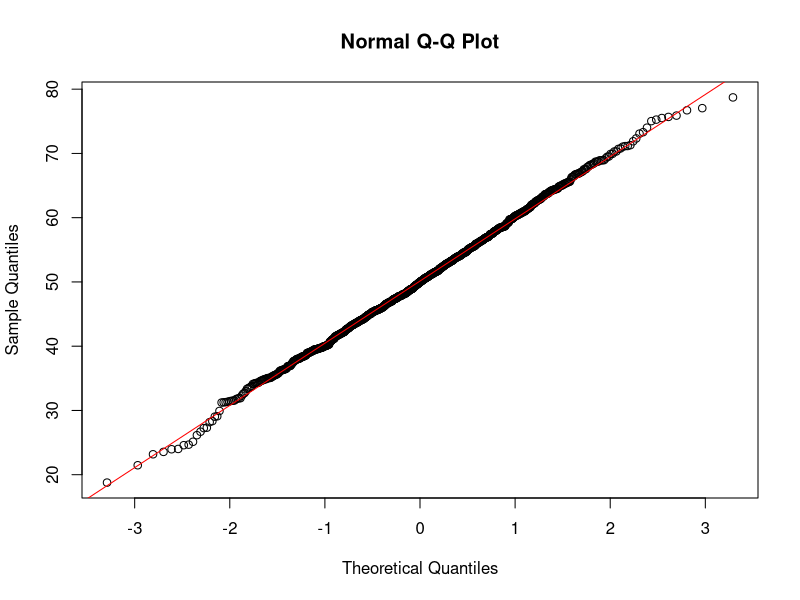
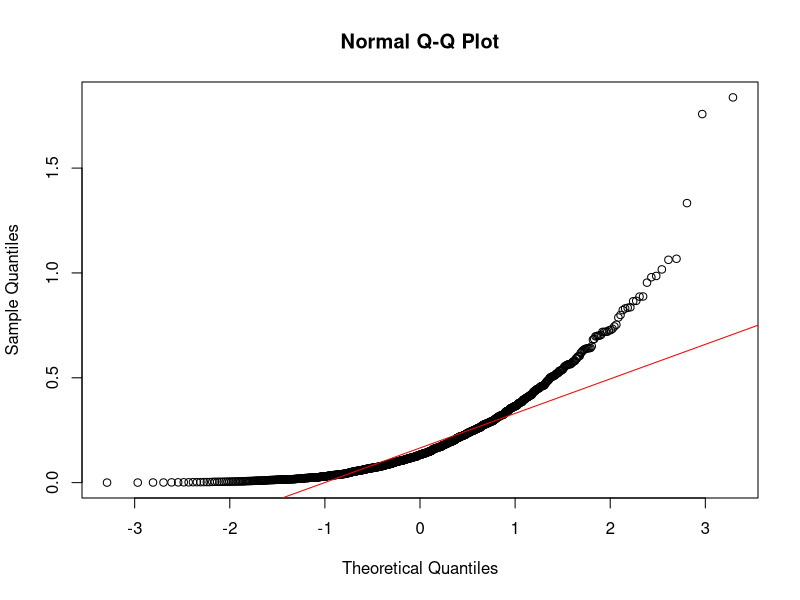
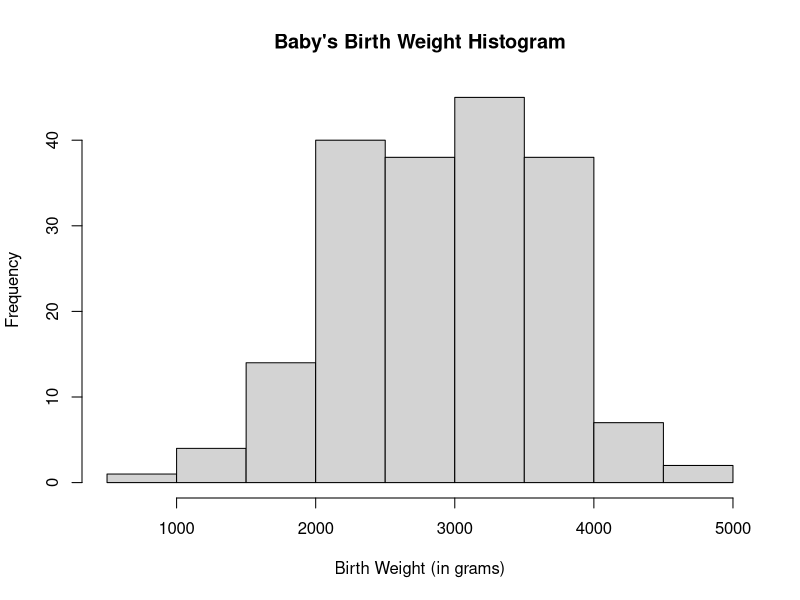
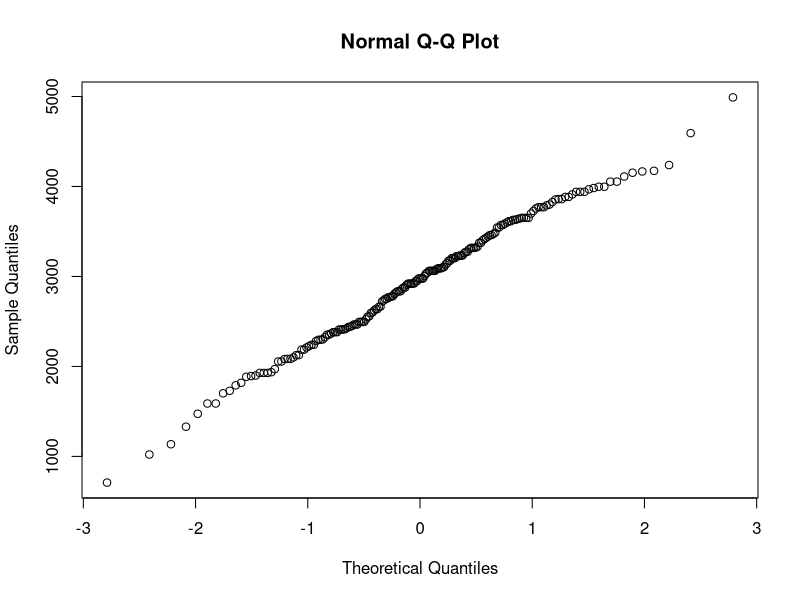
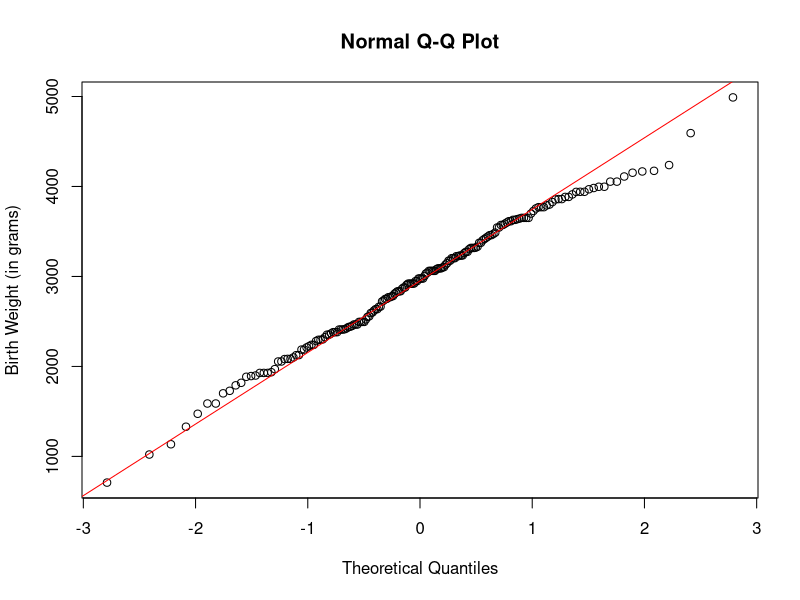
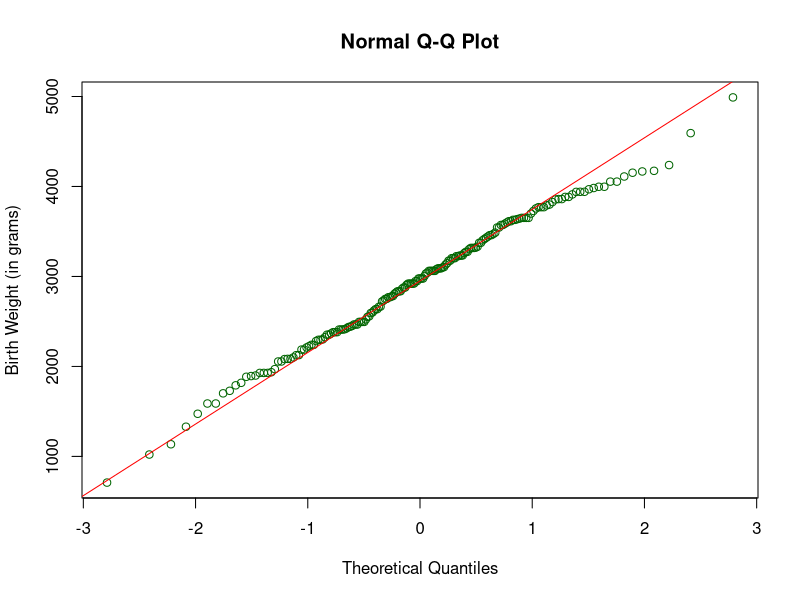
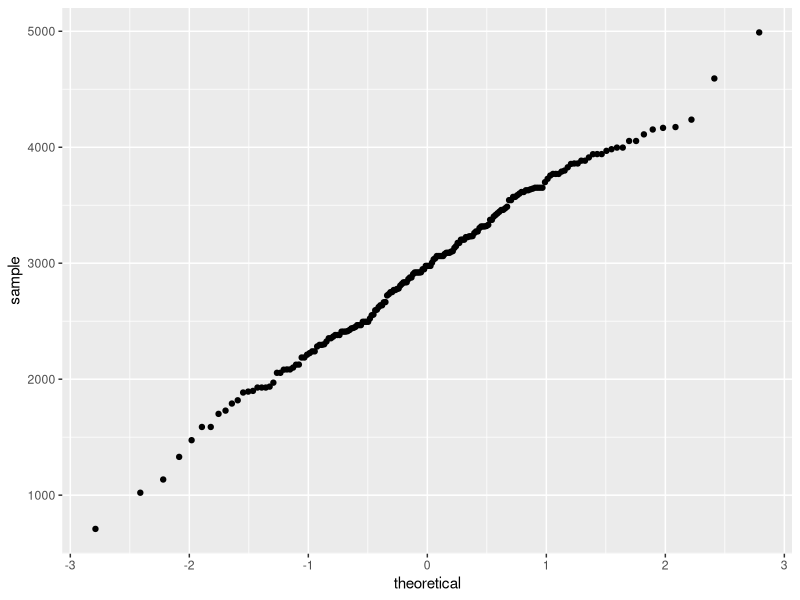
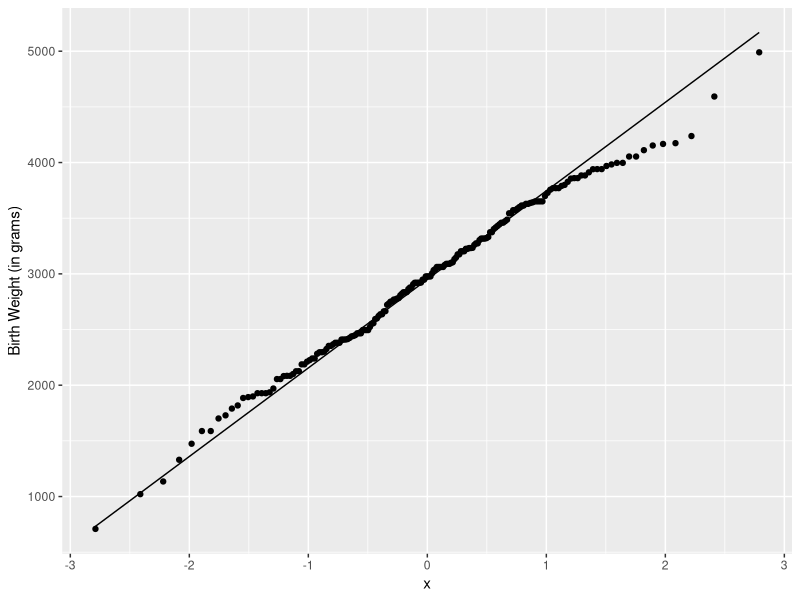

Reproduce these figures in R, in order.
### Normal QQPlot
x <- rnorm(1000, 50, 10)
#rnorm()
qqnorm(x)
qqline(x, col = "red")


### Non-normal QQPlot (Exponential)
#right skewed
x <- rexp(1000, 5)
qqnorm(x)
qqline(x, col = "red")

## Study Case 

#Load the packages
library(MASS)
library(ggplot2)

#Take a peak into the data frame
head(MASS::birthwt)

bwt <- birthwt$bwt

hist(bwt,
     main = "Baby's Birth Weight Histogram", 
     xlab = "Birth Weight (in grams)")


#Create basic qqnorm
qqnorm(bwt)


#Create basic qqnorm with y-axis title and qqline
qqnorm(bwt, 
       ylab = "Birth Weight (in grams)")
qqline(bwt, col="Red")


#Create basic qqnorm with dark green color and red line
qqnorm(bwt, 
       ylab = "Birth Weight (in grams)", 
       col="dark green")
qqline(bwt, col="red")


### Using ggplot2 package
#Create basic qqplot using ggplot2 package
ggplot(data=birthwt,aes(sample = bwt)) + 
  geom_qq()


#Create qqplot using ggplot2 package with line and y-axis title
ggplot(data=birthwt,aes(sample=bwt)) + 
  geom_qq( ) +
  geom_qq_line( ) +
  labs(y = "Birth Weight (in grams)") 


#Create qqplot using ggplot2 package with dark blue color and orange line and y-axis title = "Birth Weight (in grams)"
ggplot(data=birthwt,aes(sample=bwt)) + 
  geom_qq(col="dark green") +
  geom_qq_line(col="red") +
  labs( y = "Birth Weight (in grams)")+
  ggtitle("Normal Q-Q Plot for Birth Weights")+
  theme_minimal()
  
